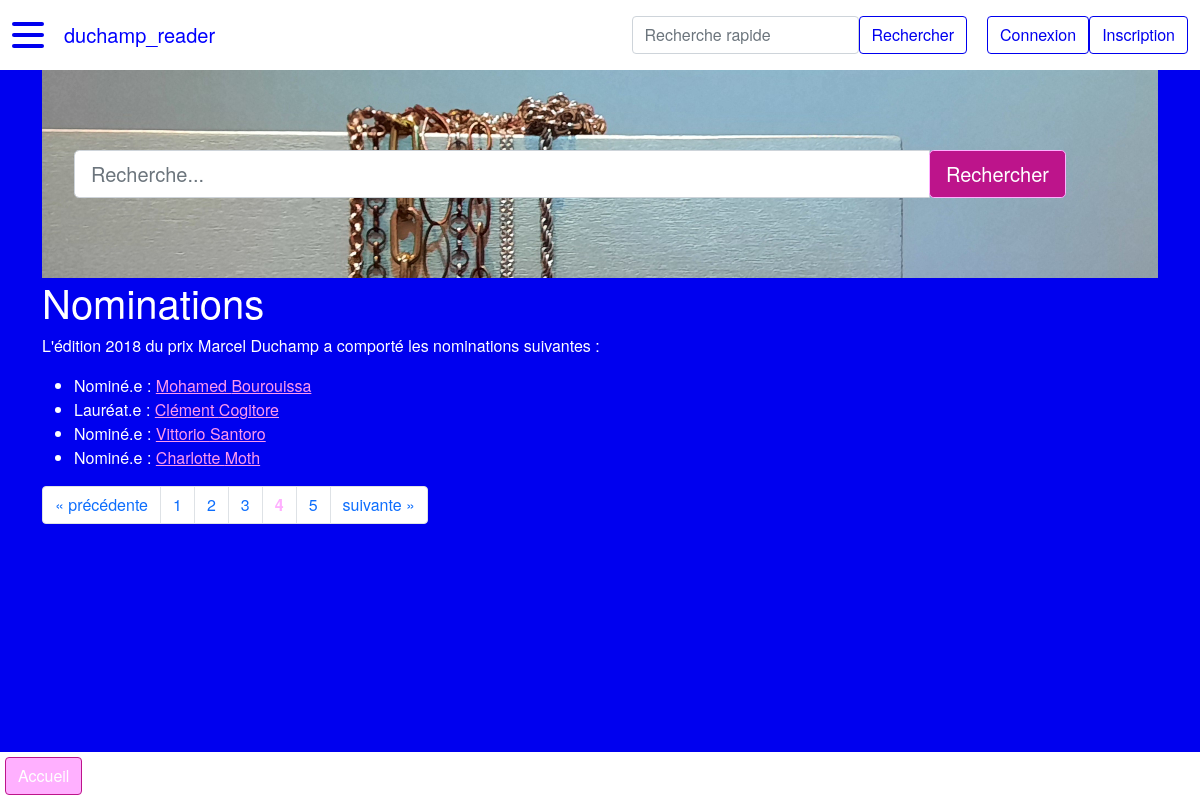
/nomination?page=4, run on an earlier commit of the app's database.
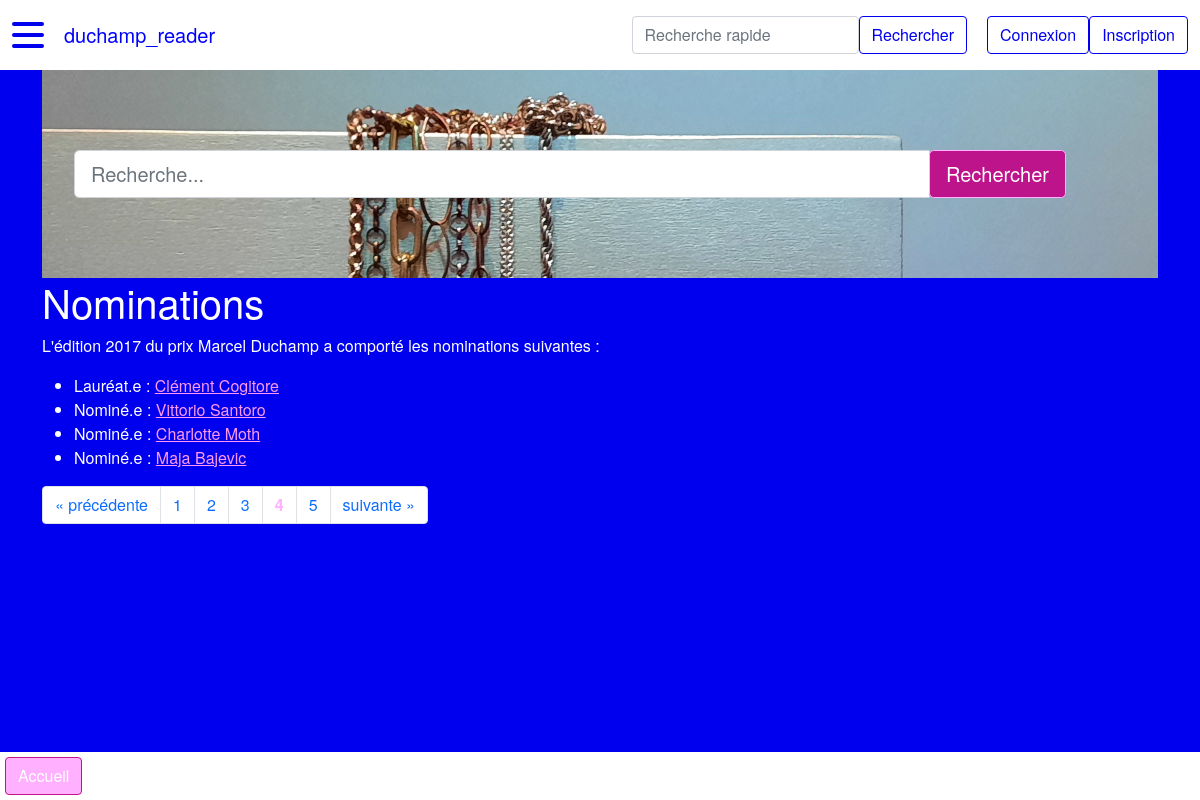
And on a later commit of the database.
### duchamp_reader/modeles/classes_generic.py (models this page shows, shortened)
class Nomination(db.Model):
    __tablename__ = "nomination"
    id = db.Column(db.Integer, unique=True, nullable=False, primary_key=True, autoincrement=True)
    annee = db.Column(db.Integer, nullable=False) # format YYYY
    laureat = db.Column(db.Boolean, nullable=False, default=0) # 1 si lauréat, 0 si non
    id_artiste = db.Column(db.Integer, db.ForeignKey("artiste.id"), nullable=False)
    id_theme = db.Column(db.Integer, db.ForeignKey("theme.id"), nullable=False)
    classname = db.Column(db.Text, nullable=False, default="nomination")
    authorship = db.relationship("AuthorshipNomination", back_populates="nomination")
    artiste = db.relationship("Artiste", back_populates="nomination")
    theme = db.relationship("Theme", back_populates="nomination", uselist=False)

class Artiste(db.Model):
    __tablename__ = "artiste"
    id = db.Column(db.Integer, unique=True, nullable=False, primary_key=True, autoincrement=True)
    nom = db.Column(db.Text, nullable=False)
    prenom = db.Column(db.Text, nullable=False)
    annee_naissance = db.Column(db.Integer) # format YYYY
    genre = db.Column(db.String(1))  # M : masculin, F : femme, A : autre/non-binaire
    id_wikidata = db.Column(db.Text)
    id_ville_naissance = db.Column(db.Integer, db.ForeignKey("ville.id"))
    id_ville_residence = db.Column(db.Integer, db.ForeignKey("ville.id"))
    classname = db.Column(db.Text, nullable=False, default="artiste")
    authorship = db.relationship("AuthorshipArtiste", back_populates="artiste")
    represent = db.relationship("RelationRepresente", back_populates="artiste")
    ville_naissance = db.relationship("Ville", foreign_keys=[id_ville_naissance],
                                      backref="artiste_ville_naissance", uselist=False)
    ville_residence = db.relationship("Ville", foreign_keys=[id_ville_residence],
                                      backref="artiste_ville_residence", uselist=False)
    nomination = db.relationship("Nomination", back_populates="artiste", uselist=False)

### duchamp_reader/routes.py (the view)
@app.route("/nomination")
def nomination_index():
    page = request.args.get("page", 1)
    titre = "Nominations"
    if isinstance(page, str) and page.isdigit():
        page = int(page)
    else:
        page = 1
    nominations = Nomination.query.join(Artiste, Nomination.id_artiste == Artiste.id)\
        .join(Theme, Nomination.id_theme == Theme.id)\
        .order_by(Nomination.id.desc()).paginate(page=page, per_page=PERPAGE)
    return render_template("pages/nomination_index.html", titre=titre, nominations=nominations,
                           last_nominations=last_nominations, last_artistes=last_artistes, last_galeries=last_galeries,
                           last_themes=last_themes, last_villes=last_villes)

### duchamp_reader/templates/pages/nomination_index.html (shortened to what this page needs)
{% extends "conteneur.html" %}
{% block homesearch %}
    {% include "partials/recherche.html" %}
{% endblock %}
{% block corps %}
<h1>{{titre}}</h1>
    {% if nominations %}
        <p>L'édition {{nominations.items[1].annee}} du prix Marcel Duchamp a comporté les nominations suivantes :</p>
        <ul>
            {% for nomination in nominations.items %}
                <li>
                    {% if nomination.laureat == 1 %}Lauréat.e {% else %}Nominé.e {% endif %}:
                    <a href="{{url_for('artiste_main', id_artiste=nomination.id_artiste)}}">
                        {{nomination.artiste.prenom}} {{nomination.artiste.nom}}
                    </a>
                </li>
            {% endfor %}
        </ul>
        <nav aria-label="research-pagination">
            <ul class="pagination">
                {% if nominations.has_prev %}
                    <li class="page-item">
                {% else%}
                    <li class="page-item disabled">
                {% endif %}
                        <a class="page-link" href="{{url_for('nomination_index', page=nominations.prev_num)}}" aria-label="Previous">
                            <span aria-hidden="true">&laquo;</span>
                            <span class="sr-only">précédente</span>
                        </a>
                    </li>
                {% for page in nominations.iter_pages() %}
                    {% if page %}
                        {% if page != nominations.page %}
                        <li class="page-item">
                            <a class="page-link" href="{{url_for('nomination_index', page=page)}}">
                                {{page}}
                            </a>
                        </li>
                        {% else %}
                            <li class="page-item active disabled">
                                <a class="page-link"><b style="color: var(--custom-light-pink)">{{page}}</b></a>
                            </li>
                        {% endif %}
                    {% else %}
                    <li class="page-item disabled">
                        <a class="page-link">...</a>
                    </li>
                    {% endif %}
                {% endfor %}
                {% if nominations.has_next %}
                    <li class="page-item">
                {% else %}
                    <li class="page-item disabled">
                {% endif %}
                    <a class="page-link" href="{{url_for('nomination_index', page=nominations.next_num)}}" aria-label="Next">
                        <span class="sr-only">suivante</span>
                        <span aria-hidden="true">&raquo;</span>
                    </a>
                </li>
            </ul>
        </nav>
    {% endif %}
    <div class="basdepage">
        <a class="btn" href="{{url_for('accueil')}}">Accueil</a>
    </div>
{% endblock %}

### duchamp_reader/templates/conteneur.html (shortened to what this page needs)
<!DOCTYPE html>
<html lang="fr">
    <head>
            {% include "partials/css.html" %}
    </head>
    <body>
        <nav class="navbar navbar-expand-md navbar-light bg-light fixed-top" id="mainNav">
            <div class="container-fluid">
                <div class="hamburger-lines">
                    <span class="line line1"></span>
                    <span class="line line2"></span>
                    <span class="line line3"></span>
                </div>
                <a class="navbar-brand" href="{{ url_for('accueil') }}">duchamp_reader</a>
                <form class="form-inline" action="{{url_for('recherche')}}" method="GET">
                    <input class="form-control" name="keyword" type="search" placeholder="Recherche rapide"
                        aria-label="Recherche">
                        <button class="btn btn-outline-info" type="submit">Rechercher</button>
                </form>
                {% if not current_user.is_authenticated %}
                    <a href="{{ url_for('connexion') }}">
                        <button class="btn btn-outline-info">Connexion</button>
                    </a>
                    <a href="{{ url_for('inscription') }}">
                        <button class="btn btn-outline-info">Inscription</button>
                    </a>
                {% else %}
                    <a href="{{ url_for('deconnexion') }}">
                        <button class="btn btn-outline-info">Déconnexion</button>
                    </a>
                {% endif %}
            </div>
        </nav>
        <div class="container">
            {% block homesearch %}{% endblock %}
            <div class="row">
                <div class="col">
                    {% block corps %}{% endblock %}
                </div>
            </div>
        </div>
    </body>
</html>

### duchamp_reader/templates/partials/css.html
<link rel="stylesheet" type="text/css" href="../../static/css/bootstrap.css">

### duchamp_reader/templates/partials/recherche.html
<div class="hero jumbotron">
    <div class="container">
        <form class="form" action="{{url_for('recherche')}}" method='GET'>
            <div class="input-group">
                <input type="search" name="keyword" class="form-control form-control-lg" type="text" placeholder="Recherche...">
                <span class="input-group-btn">
                    <button class="btn btn-primary btn-lg" href="#" role="button">Rechercher</button>
                </span>
            </div>
        </form>
    </div>
</div>

What changed in the data, as far as the page shows it:
removed Nomination: laureat "Nominé.e", artiste.prenom "Mohamed", artiste.nom "Bourouissa"
now on this page (row unchanged): Nomination: laureat "Nominé.e", artiste.prenom "Maja", artiste.nom "Bajevic"
Also different on the page:
{{ nominations.items[1].annee }}: "2018" → "2017"
